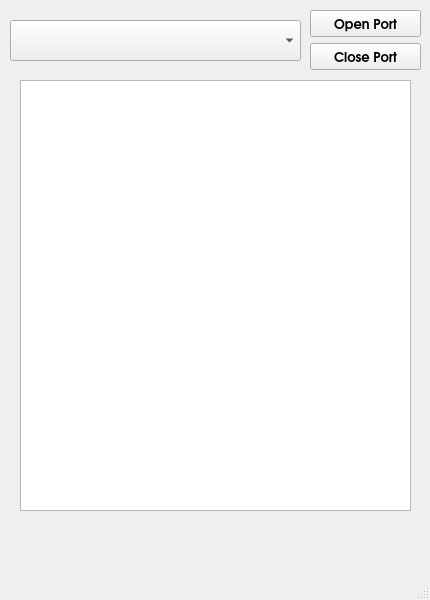
<?xml version="1.0" encoding="UTF-8"?>
<ui version="4.0">
 <class>MainWindow</class>
 <widget class="QMainWindow" name="MainWindow">
  <property name="geometry">
   <rect>
    <x>0</x>
    <y>0</y>
    <width>430</width>
    <height>600</height>
   </rect>
  </property>
  <property name="sizePolicy">
   <sizepolicy hsizetype="Expanding" vsizetype="Preferred">
    <horstretch>0</horstretch>
    <verstretch>0</verstretch>
   </sizepolicy>
  </property>
  <property name="windowTitle">
   <string>MainWindow</string>
  </property>
  <widget class="QWidget" name="centralwidget">
   <widget class="QWidget" name="verticalLayoutWidget">
    <property name="geometry">
     <rect>
      <x>310</x>
      <y>10</y>
      <width>111</width>
      <height>61</height>
     </rect>
    </property>
    <layout class="QVBoxLayout" name="verticalLayout">
     <property name="sizeConstraint">
      <enum>QLayout::SetMinAndMaxSize</enum>
     </property>
     <item>
      <widget class="QPushButton" name="btn_openSerialPort">
       <property name="font">
        <font>
         <family>URW Gothic</family>
         <pointsize>10</pointsize>
         <bold>true</bold>
        </font>
       </property>
       <property name="text">
        <string>Open Port</string>
       </property>
      </widget>
     </item>
     <item>
      <widget class="QPushButton" name="btn_closePort">
       <property name="font">
        <font>
         <family>URW Gothic</family>
         <pointsize>10</pointsize>
         <bold>true</bold>
        </font>
       </property>
       <property name="text">
        <string>Close Port</string>
       </property>
      </widget>
     </item>
    </layout>
   </widget>
   <widget class="QComboBox" name="cbPorts">
    <property name="geometry">
     <rect>
      <x>10</x>
      <y>20</y>
      <width>291</width>
      <height>41</height>
     </rect>
    </property>
    <property name="font">
     <font>
      <family>URW Gothic</family>
      <pointsize>18</pointsize>
      <bold>true</bold>
     </font>
    </property>
   </widget>
   <widget class="QTextBrowser" name="tb_output">
    <property name="geometry">
     <rect>
      <x>20</x>
      <y>80</y>
      <width>391</width>
      <height>431</height>
     </rect>
    </property>
    <property name="font">
     <font>
      <family>Source Code Pro</family>
      <pointsize>12</pointsize>
     </font>
    </property>
   </widget>
  </widget>
  <widget class="QMenuBar" name="menubar">
   <property name="geometry">
    <rect>
     <x>0</x>
     <y>0</y>
     <width>430</width>
     <height>19</height>
    </rect>
   </property>
  </widget>
  <widget class="QStatusBar" name="statusbar"/>
 </widget>
 <resources/>
 <connections/>
</ui>
